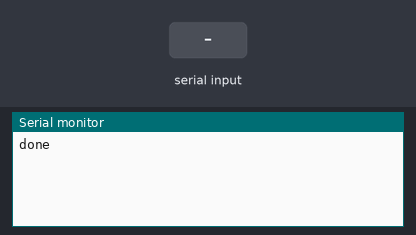
Recording of a sketch running on a simulated Arduino Uno, built with avr-gcc and run on an emulated ATmega328P. Shown: the last lines printed to the serial monitor. The test bench sets the inputs (shaded band).

Above: at 1.2 s.
1.3 s: "90,45\n" received over the second serial link
At 2.5 s:
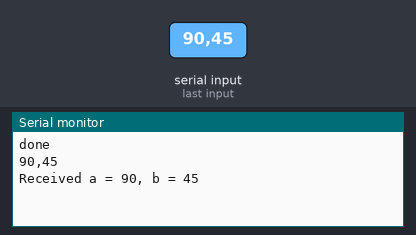
2.8 s: "1\n" received over the second serial link
At 3.6 s:
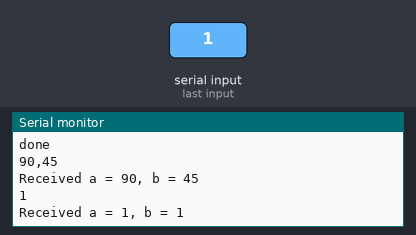
4.3 s: "1,90,45\n" received over the second serial link
At 4.8 s:
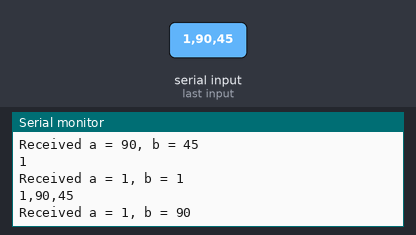

The sketch:

uartlt.ino
```cpp
#include <SoftwareSerial.h>
int a0,b0,a,b;
String message ;
SoftwareSerial uart(3, 2);

void setup() {
  // Open serial communications and wait for port to open:
  Serial.begin(115200);
  uart.begin(115200);


 Serial.println("done");
}

void loop() {

  String message = uart.readStringUntil('\n');


  // if the file opened okay, write to it:
  while (1==1) {
   /* while (uart.available()) {
    Serial.write(uart.read());}*/
    String message = uart.readStringUntil('\n');
    //String message = uart.read();
    /*String message = uart.readStringUntil('\n');*/
    Serial.println(message);
    if(message==0){//do not take 0 if uart does not sent any data
      }
    else{
    int a = message.substring(0, message.indexOf(',')).toInt();
    int b = message.substring(message.indexOf(',')+1).toInt();
    Serial.println("Received a = " + String(a) + ", b = " + String(b));Serial.print('\n');
    //Serial.println(data);

    }


    //Serial.println("take the data successfully");
    delay(1000);


  }
  }

  
```

Measured:
- after the input at 1.3 s, the serial monitor: prints a new line at once (image 1)
- after the input at 2.8 s, the serial monitor: prints a new line at once (image 2)
- after the input at 4.3 s, the serial monitor: prints a new line at once (image 3)
